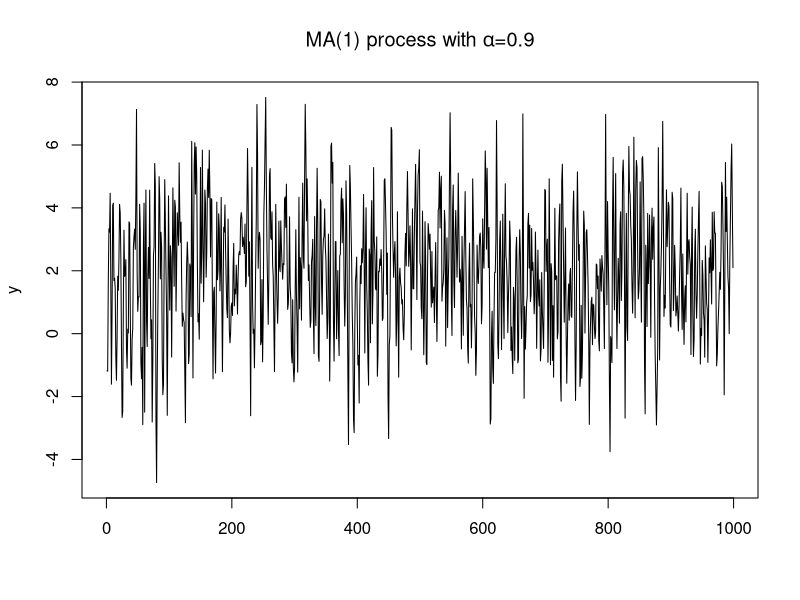

This figure's R source: (Note: this script raises an error after producing the figure.)
## ---- chunk 1
set.seed(1393)

n=1000 # set time period to 500 obs
e <- rnorm(n, mean=0, sd=1.5) # purely random process with mean 0 and sd = 1.5
mu=2 # we set mu= 2
y <- c()
for (t in 2:n) {
y[t] <- mu + e[t] + 0.9*e[t-1] # Note: we set alpha = 0.9$
y <- y[!is.na(y)]
}
ts.plot(y, main=expression(paste("MA(1) process with ", alpha, "=0.9")), xlab="")
## ---- chunk 2
knitr::include_graphics(rep("diff..png", 1), dpi = 300)
## ---- chunk 3
knitr::include_graphics(rep("diff2.png", 1), dpi = 300)
## ---- chunk 4
knitr::include_graphics(rep("diff3.png", 1), dpi = 150)
## ---- chunk 5
suppressPackageStartupMessages(library(forecast))
# Set up variables
set.seed(1234)
n <- 1000
x <- matrix(0,1000,1)
w <- rnorm(n)

# loop to create x
for (t in 2:n) x[t] <- 5+ 0.5 * x[t-1] + w[t]
plot(x,type='l', main = "X_t= 5 + 0.5*X_t-1 + u_t"); abline( h=10, col= "red")
## ---- chunk 6

# Set up variables
set.seed(1234)
n <- 1000
x <- matrix(0,1000,1)
w <- rnorm(n)

# loop to create x
for (t in 2:n) x[t] <- 5+ 1.5 * x[t-1] + w[t]
plot(x,type='l', main = "X_t= 5 + 1.5*X_t-1 + u_t")

## ---- chunk 7
# Set up variables
set.seed(1234)
n <- 1000
x <- matrix(0,1000,1)
w <- rnorm(n, mean = 0, sd= 1)

# loop to create x
for (t in 2:n) x[t] <- 5+ 1 * x[t-1] + w[t]
plot(x,type='l', main = "X_t= 5 + 1*X_t-1 + u_t")
## ---- chunk 8
# Set up variables
set.seed(1234)
n <- 1000
x <- matrix(0,1000,1)
w <- rnorm(n, mean = 0, sd= 50)

# loop to create x
for (t in 2:n) x[t] <- 5+ 1 * x[t-1] + w[t]
plot(x,type='l', main = "X_t= 5 + 1*X_t-1 + u_t")
## ---- chunk 9
set.seed(213)
n=500
e <- rnorm(n, mean = 0, sd = 1.5)
Y <- 2/(1-0.9)
for (t in 2:n) {
Y[t] <- 2+ 0.9*Y[t-1]+e[t]
}
ts.plot(Y, main=expression(paste("AR(1) process with ", theta, "=0.9 and" , mu ,"=2")), xlab="")
## ---- chunk 10
var(Y)
## ---- chunk 11
set.seed(213)
n=500
e <- rnorm(n, mean = 0, sd = 1.5)
Y <- 6/(1-0.9)
for (t in 2:n) {
Y[t] <- 6+ 0.9*Y[t-1]+e[t]
}
ts.plot(Y, main=expression(paste("AR(1) process with ", theta, "=0.9 and" , mu ,"=6")), xlab="")
## ---- chunk 12
var(Y)
